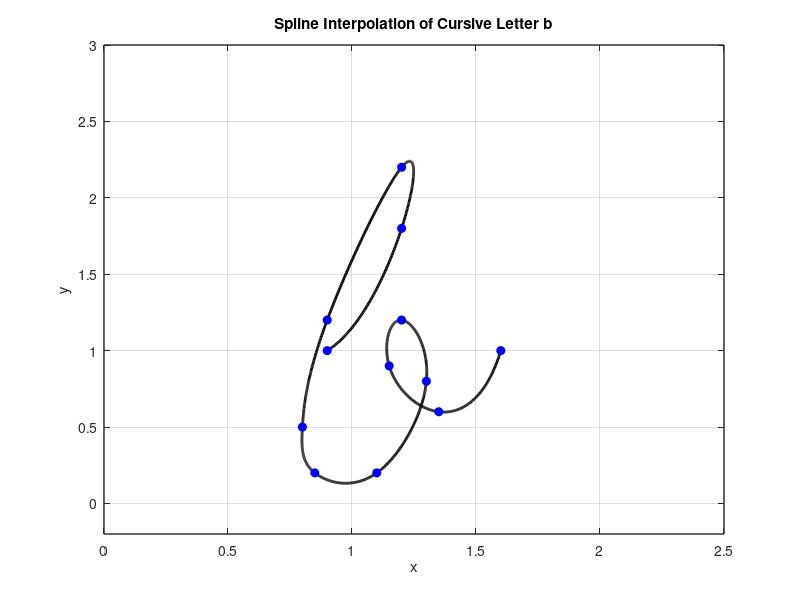

Here is the MATLAB script that generated this plot:
x = [0.9 1.2 1.2 0.9 0.8 0.85 1.1 1.3 1.2 1.15 1.35 1.6];
y = [1 1.8 2.2 1.2 0.5 0.2 0.2 0.8 1.2 0.9 0.6 1];

n = length(x);
t = 0:n-1; % Parametric coordinate t
tt = 0:0.01:n-1; % More dense coordinate tt for spline interpolation

% Compute spline interpolation
xx = spline(t, x, tt);
yy = spline(t, y, tt);

% Plot settings
figure(1)
plot(xx, yy, 'k', 'LineWidth', 2) % plot spline
hold on
plot(x, y, 'bo', 'MarkerFaceColor', 'b') % plot data points
axis([0 2.5 -0.2 3])
grid on
title('Spline Interpolation of Cursive Letter b')
xlabel('x')
ylabel('y')
set(gca, 'FontSize', 10, 'LineWidth', 1)
grid on
